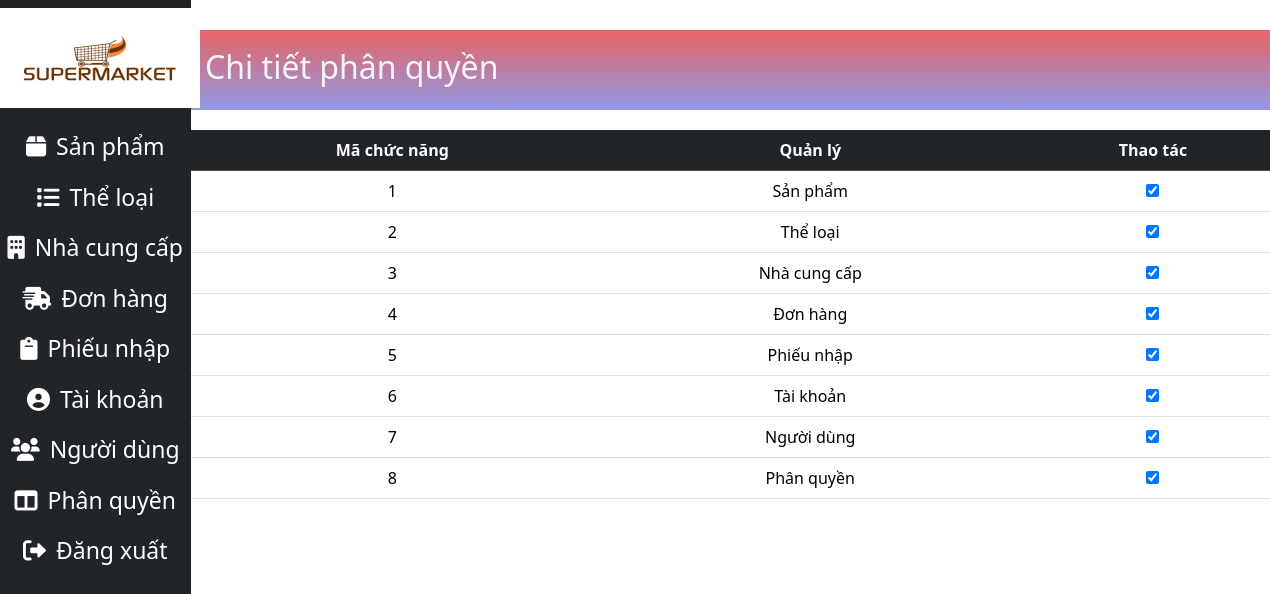
The page /admin/index.php?action=viewPermissionDetail&id=1 on the database its author committed.
### tables this page shows
CREATE TABLE `chucnang` (
  `ma_cn` int(11) NOT NULL,
  `ten_cn` varchar(20) NOT NULL
);

CREATE TABLE `ct_phanquyen` (
  `ma_quyen` int(11) NOT NULL,
  `ma_cn` int(11) NOT NULL
);

### database/database.php (called while the page is built, shortened)
<?php
class Database
{
    private $host = "localhost";
    private $username = "root";
    private $password = "";
    private $database = "sieuthi";
    private $conn;
    public function __construct()
    {
        $this->conn = $this->connectDB();
    }
    private function connectDB()
    {
        $conn = mysqli_connect($this->host, $this->username, $this->password, $this->database);
        mysqli_query($conn,"SET NAMES 'utf8'");
        return $conn;
    }
    public function select($query)
    {
        $result = mysqli_query($this->conn, $query);
        if ($result) {
            $data = mysqli_fetch_all($result, MYSQLI_ASSOC);
            return $data;
        } else {
            die(mysqli_error($this->conn));
        }
    }
}

### admin/model/quyenModel.php (called while the page is built, shortened)
<?php
require_once("../database/database.php");
class QuyenModel
{
    private $db;
    public function __construct()
    {
        $this->db = new Database();
    }
    public function getAllChucNang(){
        $query = "SELECT * from chucnang";
        return $this->db->select($query);
    }
    public function getChucNangOfQuyen($ma_quyen){
        $sql = "SELECT * from ct_phanquyen where ma_quyen = $ma_quyen";
        return $this->db->select($sql);
    }
    public function getQuyenOfUsername($username){
        $sql = "SELECT * from taikhoan where username LIKE '$username%'";
        $kq = $this->db->select($sql);
        return $kq[0];
    }
}
?>

### admin/views/ct_phanquyenView.php (the view, shortened to what this page needs)
<!DOCTYPE html>
<html lang="en">
<head>
    <link rel="stylesheet" href="../../css/admin.css">
    <link rel="stylesheet" href="https://cdnjs.cloudflare.com/ajax/libs/font-awesome/6.0.0-beta3/css/all.min.css">
    <link href="https://cdn.jsdelivr.net/npm/bootstrap@5.3.3/dist/css/bootstrap.min.css" rel="stylesheet">
</head>
<body>
<div class="product_view">
<div class="product_view_container">
    <h2>Chi tiết phân quyền</h2>
    <table class="table table-hover">
    <thead class="table-dark">
            <tr>
                <th>Mã chức năng </th>
                <th>Quản lý</th>
                <th>Thao tác</th>
            </tr>
        </thead>
        <tbody>
    <?php foreach ($chucnangs as $cn) : ?>
        <tr>
            <td><?php echo $cn['ma_cn']; ?></td>
            <td><?php echo $cn['ten_cn']; ?></td>
            <td>
                <?php
                    $checked = false;
                    foreach($chucnang_cuaquyen as $cnq):
                        if($cnq['ma_cn'] == $cn['ma_cn']) {
                            $checked = true;
                            break;
                        }
                    endforeach;
                ?>
                <input type="checkbox" id="cn<?php echo $cn['ma_cn']; ?>" name="chucnang[]" value="<?php echo $cn['ma_cn']; ?>" <?php echo $checked ? 'checked' : ''; ?>>
            </td>
        </tr>
    <?php endforeach; ?>
</tbody>
    </table>
    </div>
    </div>
</body>
</html>

### css/admin.css (style rules this page uses)
body { margin: 0; padding: 0; width: 100%; height: 100%; }
.product_view { display: flex; justify-content: center; }
.product_view_container { margin-top: 30px; }
.product_view_container table { width: 1120px; margin-left: 200px; }
.product_view_container table tr { text-align: center; }
.product_view h2 { margin-left:200px; margin-bottom: 20px; background: linear-gradient(#e66465, #9198e5); height: 80px; padding-left: 30px; padding-top: 18px; color: whitesmoke; }

### rows shown on the page
chucnang: ma_cn "1", ten_cn "Sản phẩm"
ct_phanquyen: ma_cn "☑"
chucnang: ma_cn "2", ten_cn "Thể loại"
ct_phanquyen: ma_cn "☑"
chucnang: ma_cn "3", ten_cn "Nhà cung cấp"
ct_phanquyen: ma_cn "☑"
chucnang: ma_cn "4", ten_cn "Đơn hàng"
ct_phanquyen: ma_cn "☑"
chucnang: ma_cn "5", ten_cn "Phiếu nhập"
ct_phanquyen: ma_cn "☑"
chucnang: ma_cn "6", ten_cn "Tài khoản"
ct_phanquyen: ma_cn "☑"
chucnang: ma_cn "7", ten_cn "Người dùng"
ct_phanquyen: ma_cn "☑"
chucnang: ma_cn "8", ten_cn "Phân quyền"
ct_phanquyen: ma_cn "☑"
